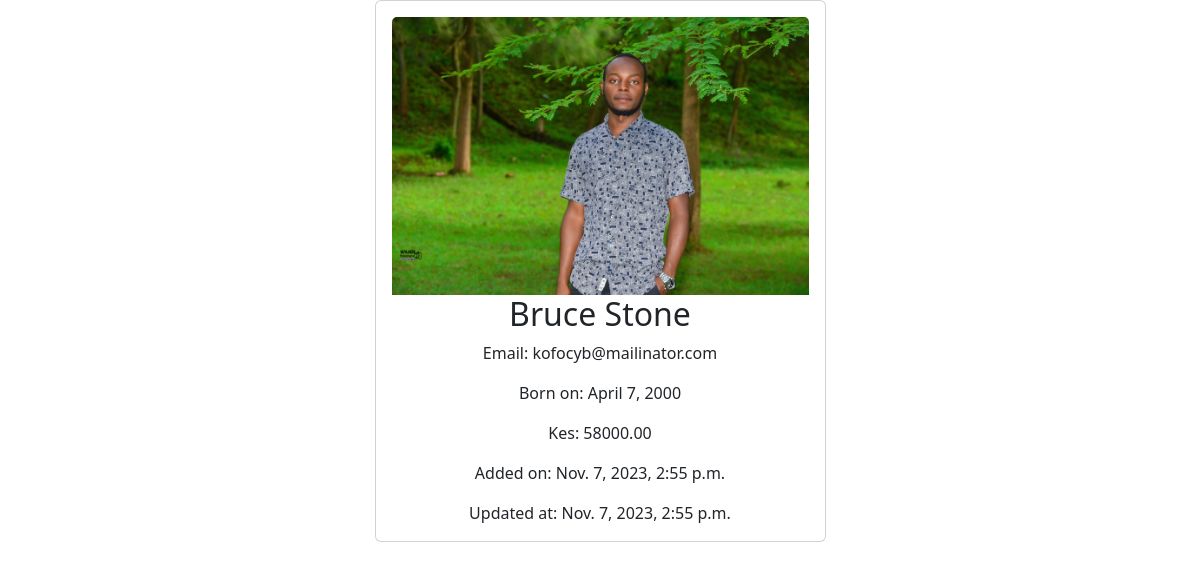
Screenshot of /employees/12 with the database file from the repository.
### main_app/models.py (models this page shows, shortened)
class Employee(models.Model):
    name = models.CharField(max_length=40)
    email = models.EmailField(unique=True)
    dob = models.DateField(null=True)
    salary = models.DecimalField(max_digits=7, decimal_places=2)
    disabled = models.BooleanField(default=False)
    profile = models.ImageField(upload_to="employees", null=True)
    created_at = models.DateTimeField(auto_now_add=True, null=True)  # added once during creation
    updated_at = models.DateTimeField(auto_now=True, null=True)  # updates every time update happens

### main_app/views.py (the view)
# urls.py: path('employees/<int:emp_id>', views.employee_details, name="details"),
def employee_details(request, emp_id):
    employee = Employee.objects.get(pk=emp_id)  # SELECT * From employees WHERE id=1
    return render(request, 'employee_details.html', {"employee": employee})

### templates/employee_details.html (shortened to what this page needs)
<!doctype html>
<html lang="en">
<head>
	<link href="https://cdn.jsdelivr.net/npm/bootstrap@5.2.3/dist/css/bootstrap.min.css" rel="stylesheet">
</head>
<body>
	<div class="container">
		<div class="row justify-content-center">
			<div class="col-sm-5">
				<div class="card text-center">
					<div class="card-body">
						{% if employee.profile %}
							<img src="{{ employee.profile.url }}" alt="" class="card-img-top">
						{% endif %}
						<h2 class="card-title">{{ employee.name }}</h2>
						<p class="card-text">Email: {{ employee.email }}</p>
						<p class="card-text">Born on: {{ employee.dob }}</p>
						<p class="card-text">Kes: {{ employee.salary }}</p>
						<p class="card-text">Added on: {{ employee.created_at }}</p>
						<p class="card-text">Updated at: {{ employee.updated_at }}</p>
					</div>
				</div>
			</div>
		</div>
	</div>
</body>
</html>

### rows the page displays
Employee: profile (picture), name "Bruce Stone", email "kofocyb@mailinator.com", dob "April 7, 2000", salary "58000.00", created_at "Nov. 7, 2023, 2:55 p.m.", updated_at "Nov. 7, 2023, 2:55 p.m."
